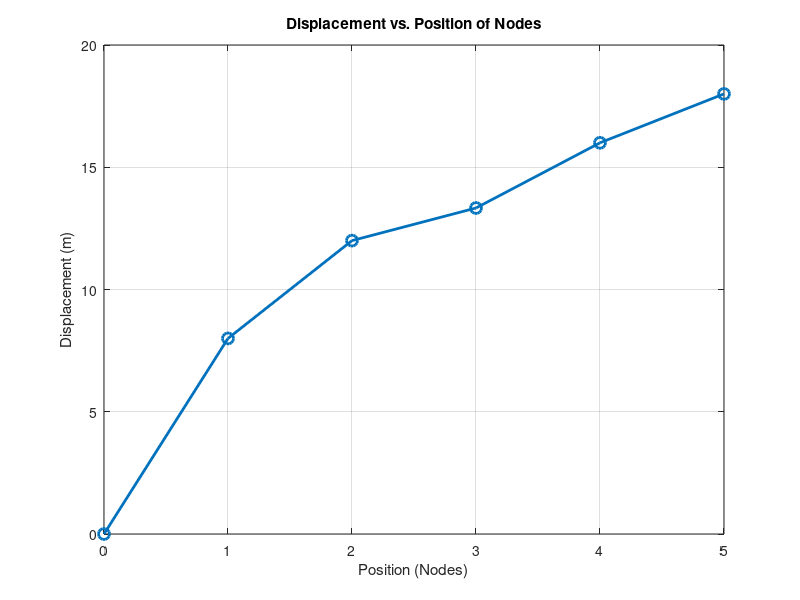

MATLAB code for this plot:
%----------------------------------------
% MTE 204 - Project 2
% Project 2: 2D Truss
% Question: 1
%----------------------------------------
k1=0.25; % Stiffness of element 1 (N/m)
k2=0.5;  % Stiffness of element 2 (N/m)
k3=1.5;  % Stiffness of element 3 (N/m)
k4=0.75; % Stiffness of element 4 (N/m)
k5=1;    % Stiffness of element 5 (N/m)
format long; % Set the display format to show more digits for displacements

%----------------------------------------
% Global Stiffness Matrix Assembly
%----------------------------------------
% K1 is the global stiffness matrix for the system.
% Each element's stiffness contributes to the matrix as determined by
% the connectivity of the nodes and the stiffness values of the elements.
K1 = [
    k1, -k1,    0,    0,    0,    0;
   -k1, k1+k2, -k2,    0,    0,    0;
     0, -k2,  k2+k3, -k3,    0,    0;
     0,   0,   -k3, k3+k4, -k4,    0;
     0,   0,     0,  -k4, k4+k5, -k5;
     0,   0,     0,    0,  -k5,  k5;
];

%----------------------------------------
% Force Vector
%----------------------------------------
% F1 represents the external forces applied at each node.
% Here, a force of 2 N is applied at node 6, and no forces are applied to other nodes.
F1 = [0; 0; 0; 0; 0; 2];

%----------------------------------------
% Apply Boundary Conditions
%----------------------------------------
% The first node is fixed, meaning its displacement is 0. To account for
% this, we remove the first row and column from the global stiffness matrix (K1)
% and the first value from the force vector (F1).
K1_mod = K1(2:end, 2:end); % Reduced stiffness matrix
F1_mod = F1(2:end);        % Reduced force vector

%----------------------------------------
% Solve for Displacements
%----------------------------------------
% Solve the system of linear equations using the mldivide method: K1_mod * X1_mod = F1_mod
% X1_mod contains the displacements of the free nodes (nodes 2 through 6).
% The mldivide method automatically selects the appropriate solver based on the matrix properties
% and therefore this will find the most effective method of solving the equation.
X1_mod = K1_mod \ F1_mod;
% Reconstruct the full displacement vector by including 0 for the fixed node
X1 = [0; X1_mod]; % Full displacement vector, where X1(1) = 0 (fixed node)

%----------------------------------------
% Display Results
%----------------------------------------
disp('Displacements of Nodes (m):');
for i = 1:length(X1)
    fprintf('Node %d: %.12f m\n', i, X1(i));
end

% Display the displacement of the last node (node 6) explicitly
disp('Displacement of node 6 (m):');
fprintf('Node 6: %.12f m\n', X1(6));

%----------------------------------------
% Plot Displacement vs Position
%----------------------------------------
% The positions correspond to the nodes (0 to 5 for 6 nodes).
positions = 0:length(X1)-1;

% Plot the displacements at each node
figure;
plot(positions, X1, '-o', 'LineWidth', 2, 'MarkerSize', 8); % Line with markers for clarity
title('Displacement vs. Position of Nodes');                % Plot title
xlabel('Position (Nodes)');                                 % X-axis label
ylabel('Displacement (m)');                                 % Y-axis label
grid on;                                                    % Enable grid for better readability
